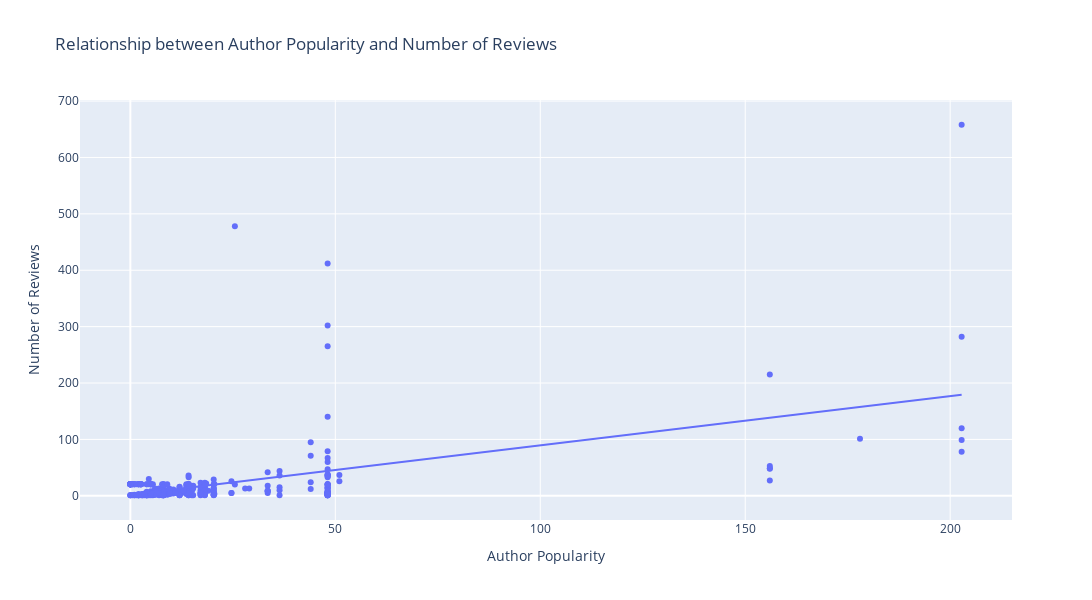

Source (notebook cell):
### Code cell
# Calculate the correlation coefficient
corr_coef, _ = pearsonr(df['Author Popularity'], df['Number of Reviews'])
print(f'Correlation Coefficient: {corr_coef:.2f}')

# Create scatter plot with trendline
fig = px.scatter(df, x='Author Popularity', y='Number of Reviews', trendline='ols',
                 title='Relationship between Author Popularity and Number of Reviews',
                 labels={'Author Popularity': 'Author Popularity', 'Number of Reviews': 'Number of Reviews'})

# Adjust the figure size
fig.update_layout(
    width=1300,  # Set the width of the figure
    height=600   # Set the height of the figure
)

iplot(fig)

### Figure 1 — Plotly figure (JSON) as saved in the notebook; plotly's stock layout.template omitted (floating-point values rounded to 4 significant figures; data arrays with more than 128 entries replaced by an {"elided": "..."} marker saying what was removed)
{"data": [{"hovertemplate": "Author Popularity=%{x}<br>Number of Reviews=%{y}<extra></extra>", "legendgroup": "", "marker": {"color": "#636efa", "symbol": "circle"}, "mode": "markers", "name": "", "orientation": "v", "showlegend": false, "type": "scatter", "x": {"elided": "337 float values"}, "xaxis": "x", "y": {"elided": "337 float values"}, "yaxis": "y"}, {"hovertemplate": "<b>OLS trendline</b><br>Number of Reviews = 0.87374 * Author Popularity + 1.97083<br>R<sup>2</sup>=0.249055<br><br>Author Popularity=%{x}<br>Number of Reviews=%{y} <b>(trend)</b><extra></extra>", "legendgroup": "", "marker": {"color": "#636efa", "symbol": "circle"}, "mode": "lines", "name": "", "showlegend": false, "type": "scatter", "x": {"elided": "337 float values"}, "xaxis": "x", "y": {"elided": "337 float values"}, "yaxis": "y"}], "layout": {"height": 600, "legend": {"tracegroupgap": 0}, "title": {"text": "Relationship between Author Popularity and Number of Reviews"}, "width": 1300, "xaxis": {"anchor": "y", "domain": [0, 1], "title": {"text": "Author Popularity"}}, "yaxis": {"anchor": "x", "domain": [0, 1], "title": {"text": "Number of Reviews"}}}}
